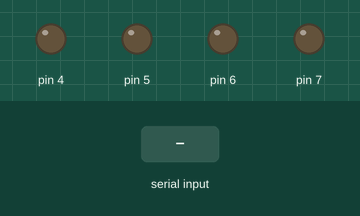
A sketch run on a simulated Arduino Uno, built with avr-gcc and run on an emulated ATmega328P. On the bench: output pins drawn as LEDs (lit = HIGH). The inputs (shaded band) are chosen by the test bench.

Above: at 1.2 s.
1.3 s: "M" received over Serial
At 1.9 s:
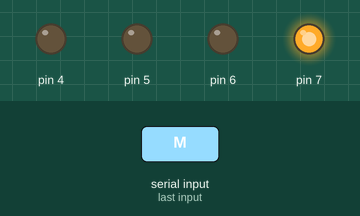
2.8 s: "W" received over Serial
At 4.0 s:
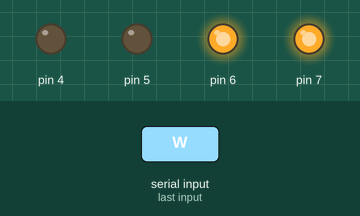
4.3 s: "m" received over Serial
At 5.4 s:
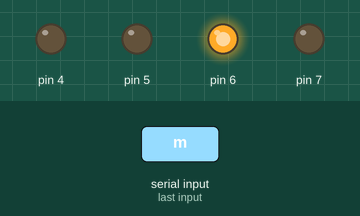
5.8 s: "B" received over Serial
At 6.5 s:
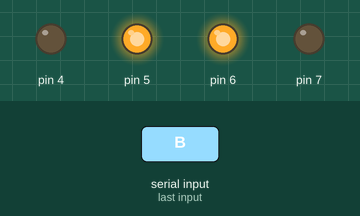
7.3 s: "w" received over Serial
At 7.7 s:
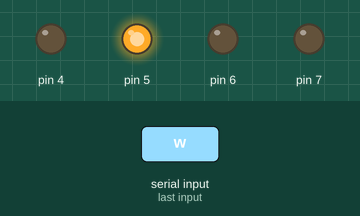
8.8 s: "b" received over Serial
At 10.0 s:
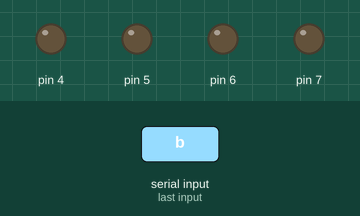
Timing chart, 0 to 11.3 s (numbered marks = the images above; inputs shaded):
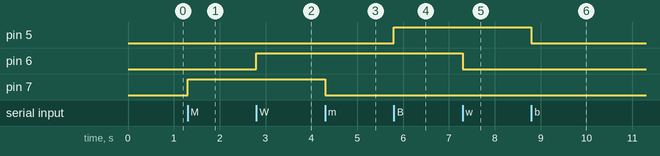

The sketch:

cottageRelay2.ino
```cpp
#include <Time.h>

  char incomingByte;
  int thisHour;
  int aliveHour;

void setup() {
  // initialize the digital pins as an output.
  Serial.begin(9600);
  pinMode(4, OUTPUT);
  pinMode(5, OUTPUT);
  pinMode(6, OUTPUT);
  pinMode(7, OUTPUT);

}

void loop() {
  thisHour = hour();

  if (Serial.available() > 0) {
    incomingByte = Serial.read();
    if (incomingByte == 'm') {
      digitalWrite(7, LOW);
    }
    if (incomingByte == 'M') {
      digitalWrite(7, HIGH);
    }

    if (incomingByte == 'w') {
      digitalWrite(6, LOW);
    }
    if (incomingByte == 'W') {
      digitalWrite(6, HIGH);
    }

    if (incomingByte == 'b') {
      digitalWrite(5, LOW);
    }
    if (incomingByte == 'B') {
      digitalWrite(5, HIGH);
    }
    if (incomingByte == 'U') {
      aliveHour = (thisHour + 1);
      Serial.print(aliveHour);
    }
  }
  if (thisHour > aliveHour) {
    digitalWrite(7, LOW);
    digitalWrite(6, LOW);
    digitalWrite(5, LOW);
  }
}
```

Measured:
- after the input at 1.3 s, pin 7: LOW → HIGH at once
- after the input at 2.8 s, pin 6: LOW → HIGH at once
- after the input at 4.3 s, pin 7: HIGH → LOW at once
- after the input at 5.8 s, pin 5: LOW → HIGH at once
- after the input at 7.3 s, pin 6: HIGH → LOW at once
- after the input at 8.8 s, pin 5: HIGH → LOW at once
